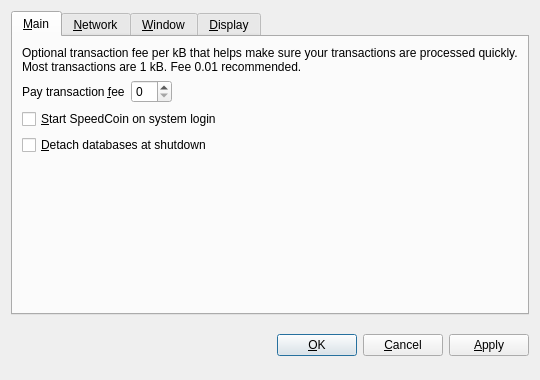
<?xml version="1.0" encoding="UTF-8"?>
<ui version="4.0">
 <class>OptionsDialog</class>
 <widget class="QDialog" name="OptionsDialog">
  <property name="geometry">
   <rect>
    <x>0</x>
    <y>0</y>
    <width>540</width>
    <height>380</height>
   </rect>
  </property>
  <property name="windowTitle">
   <string>Options</string>
  </property>
  <property name="modal">
   <bool>true</bool>
  </property>
  <layout class="QVBoxLayout" name="verticalLayout">
   <item>
    <widget class="QTabWidget" name="tabWidget">
     <property name="tabPosition">
      <enum>QTabWidget::North</enum>
     </property>
     <property name="currentIndex">
      <number>0</number>
     </property>
     <widget class="QWidget" name="tabMain">
      <attribute name="title">
       <string>&amp;Main</string>
      </attribute>
      <layout class="QVBoxLayout" name="verticalLayout_Main">
       <item>
        <widget class="QLabel" name="transactionFeeInfoLabel">
         <property name="text">
          <string>Optional transaction fee per kB that helps make sure your transactions are processed quickly. Most transactions are 1 kB. Fee 0.01 recommended.</string>
         </property>
         <property name="textFormat">
          <enum>Qt::PlainText</enum>
         </property>
         <property name="wordWrap">
          <bool>true</bool>
         </property>
        </widget>
       </item>
       <item>
        <layout class="QHBoxLayout" name="horizontalLayout_Main">
         <item>
          <widget class="QLabel" name="transactionFeeLabel">
           <property name="text">
            <string>Pay transaction &amp;fee</string>
           </property>
           <property name="textFormat">
            <enum>Qt::PlainText</enum>
           </property>
           <property name="buddy">
            <cstring>transactionFee</cstring>
           </property>
          </widget>
         </item>
         <item>
          <widget class="BitcoinAmountField" name="transactionFee"/>
         </item>
         <item>
          <spacer name="horizontalSpacer_Main">
           <property name="orientation">
            <enum>Qt::Horizontal</enum>
           </property>
           <property name="sizeHint" stdset="0">
            <size>
             <width>40</width>
             <height>20</height>
            </size>
           </property>
          </spacer>
         </item>
        </layout>
       </item>
       <item>
        <widget class="QCheckBox" name="bitcoinAtStartup">
         <property name="toolTip">
          <string>Automatically start SpeedCoin after logging in to the system.</string>
         </property>
         <property name="text">
          <string>&amp;Start SpeedCoin on system login</string>
         </property>
        </widget>
       </item>
       <item>
        <widget class="QCheckBox" name="detachDatabases">
         <property name="toolTip">
          <string>Detach block and address databases at shutdown. This means they can be moved to another data directory, but it slows down shutdown. The wallet is always detached.</string>
         </property>
         <property name="text">
          <string>&amp;Detach databases at shutdown</string>
         </property>
        </widget>
       </item>
       <item>
        <spacer name="verticalSpacer_Main">
         <property name="orientation">
          <enum>Qt::Vertical</enum>
         </property>
         <property name="sizeHint" stdset="0">
          <size>
           <width>20</width>
           <height>40</height>
          </size>
         </property>
        </spacer>
       </item>
      </layout>
     </widget>
     <widget class="QWidget" name="tabNetwork">
      <attribute name="title">
       <string>&amp;Network</string>
      </attribute>
      <layout class="QVBoxLayout" name="verticalLayout_Network">
       <item>
        <widget class="QCheckBox" name="mapPortUpnp">
         <property name="toolTip">
          <string>Automatically open the SpeedCoin client port on the router. This only works when your router supports UPnP and it is enabled.</string>
         </property>
         <property name="text">
          <string>Map port using &amp;UPnP</string>
         </property>
        </widget>
       </item>
       <item>
        <widget class="QCheckBox" name="connectSocks">
         <property name="toolTip">
          <string>Connect to the SpeedCoin network through a SOCKS proxy (e.g. when connecting through Tor).</string>
         </property>
         <property name="text">
          <string>&amp;Connect through SOCKS proxy:</string>
         </property>
        </widget>
       </item>
       <item>
        <layout class="QHBoxLayout" name="horizontalLayout_Network">
         <item>
          <widget class="QLabel" name="proxyIpLabel">
           <property name="text">
            <string>Proxy &amp;IP:</string>
           </property>
           <property name="textFormat">
            <enum>Qt::PlainText</enum>
           </property>
           <property name="buddy">
            <cstring>proxyIp</cstring>
           </property>
          </widget>
         </item>
         <item>
          <widget class="QValidatedLineEdit" name="proxyIp">
           <property name="maximumSize">
            <size>
             <width>140</width>
             <height>16777215</height>
            </size>
           </property>
           <property name="toolTip">
            <string>IP address of the proxy (e.g. 127.0.0.1)</string>
           </property>
          </widget>
         </item>
         <item>
          <widget class="QLabel" name="proxyPortLabel">
           <property name="text">
            <string>&amp;Port:</string>
           </property>
           <property name="textFormat">
            <enum>Qt::PlainText</enum>
           </property>
           <property name="buddy">
            <cstring>proxyPort</cstring>
           </property>
          </widget>
         </item>
         <item>
          <widget class="QLineEdit" name="proxyPort">
           <property name="maximumSize">
            <size>
             <width>55</width>
             <height>16777215</height>
            </size>
           </property>
           <property name="toolTip">
            <string>Port of the proxy (e.g. 9050)</string>
           </property>
          </widget>
         </item>
         <item>
          <widget class="QLabel" name="socksVersionLabel">
           <property name="text">
            <string>SOCKS &amp;Version:</string>
           </property>
           <property name="textFormat">
            <enum>Qt::PlainText</enum>
           </property>
           <property name="buddy">
            <cstring>socksVersion</cstring>
           </property>
          </widget>
         </item>
         <item>
          <widget class="QValueComboBox" name="socksVersion">
           <property name="toolTip">
            <string>SOCKS version of the proxy (e.g. 5)</string>
           </property>
          </widget>
         </item>
         <item>
          <spacer name="horizontalSpacer_Network">
           <property name="orientation">
            <enum>Qt::Horizontal</enum>
           </property>
           <property name="sizeHint" stdset="0">
            <size>
             <width>40</width>
             <height>20</height>
            </size>
           </property>
          </spacer>
         </item>
        </layout>
       </item>
       <item>
        <spacer name="verticalSpacer_Network">
         <property name="orientation">
          <enum>Qt::Vertical</enum>
         </property>
         <property name="sizeHint" stdset="0">
          <size>
           <width>20</width>
           <height>40</height>
          </size>
         </property>
        </spacer>
       </item>
      </layout>
     </widget>
     <widget class="QWidget" name="tabWindow">
      <attribute name="title">
       <string>&amp;Window</string>
      </attribute>
      <layout class="QVBoxLayout" name="verticalLayout_Window">
       <item>
        <widget class="QCheckBox" name="minimizeToTray">
         <property name="toolTip">
          <string>Show only a tray icon after minimizing the window.</string>
         </property>
         <property name="text">
          <string>&amp;Minimize to the tray instead of the taskbar</string>
         </property>
        </widget>
       </item>
       <item>
        <widget class="QCheckBox" name="minimizeOnClose">
         <property name="toolTip">
          <string>Minimize instead of exit the application when the window is closed. When this option is enabled, the application will be closed only after selecting Quit in the menu.</string>
         </property>
         <property name="text">
          <string>M&amp;inimize on close</string>
         </property>
        </widget>
       </item>
       <item>
        <spacer name="verticalSpacer_Window">
         <property name="orientation">
          <enum>Qt::Vertical</enum>
         </property>
         <property name="sizeHint" stdset="0">
          <size>
           <width>20</width>
           <height>40</height>
          </size>
         </property>
        </spacer>
       </item>
      </layout>
     </widget>
     <widget class="QWidget" name="tabDisplay">
      <attribute name="title">
       <string>&amp;Display</string>
      </attribute>
      <layout class="QVBoxLayout" name="verticalLayout_Display">
       <item>
        <layout class="QHBoxLayout" name="horizontalLayout_1_Display">
         <item>
          <widget class="QLabel" name="langLabel">
           <property name="text">
            <string>User Interface &amp;language:</string>
           </property>
           <property name="textFormat">
            <enum>Qt::PlainText</enum>
           </property>
           <property name="buddy">
            <cstring>lang</cstring>
           </property>
          </widget>
         </item>
         <item>
          <widget class="QValueComboBox" name="lang">
           <property name="toolTip">
            <string>The user interface language can be set here. This setting will take effect after restarting SpeedCoin.</string>
           </property>
          </widget>
         </item>
        </layout>
       </item>
       <item>
        <layout class="QHBoxLayout" name="horizontalLayout_2_Display">
         <item>
          <widget class="QLabel" name="unitLabel">
           <property name="text">
            <string>&amp;Unit to show amounts in:</string>
           </property>
           <property name="textFormat">
            <enum>Qt::PlainText</enum>
           </property>
           <property name="buddy">
            <cstring>unit</cstring>
           </property>
          </widget>
         </item>
         <item>
          <widget class="QValueComboBox" name="unit">
           <property name="toolTip">
            <string>Choose the default subdivision unit to show in the interface and when sending coins.</string>
           </property>
          </widget>
         </item>
        </layout>
       </item>
       <item>
        <widget class="QCheckBox" name="displayAddresses">
         <property name="toolTip">
          <string>Whether to show SpeedCoin addresses in the transaction list.</string>
         </property>
         <property name="text">
          <string>&amp;Display addresses in transaction list</string>
         </property>
        </widget>
       </item>
       <item>
        <widget class="QCheckBox" name="coinControlFeatures">
         <property name="toolTip">
          <string>Whether to show coin control features or not.</string>
         </property>
         <property name="text">
          <string>Display coin &amp;control features (experts only!)</string>
         </property>
        </widget>
       </item>
       <item>
        <spacer name="verticalSpacer_Display">
         <property name="orientation">
          <enum>Qt::Vertical</enum>
         </property>
         <property name="sizeHint" stdset="0">
          <size>
           <width>20</width>
           <height>40</height>
          </size>
         </property>
        </spacer>
       </item>
      </layout>
     </widget>
    </widget>
   </item>
   <item>
    <layout class="QHBoxLayout" name="horizontalLayout_Buttons">
     <item>
      <spacer name="horizontalSpacer_1">
       <property name="orientation">
        <enum>Qt::Horizontal</enum>
       </property>
       <property name="sizeHint" stdset="0">
        <size>
         <width>40</width>
         <height>48</height>
        </size>
       </property>
      </spacer>
     </item>
     <item>
      <widget class="QLabel" name="statusLabel">
       <property name="font">
        <font>
         <weight>75</weight>
         <bold>true</bold>
        </font>
       </property>
       <property name="text">
        <string/>
       </property>
       <property name="textFormat">
        <enum>Qt::PlainText</enum>
       </property>
       <property name="wordWrap">
        <bool>true</bool>
       </property>
      </widget>
     </item>
     <item>
      <spacer name="horizontalSpacer_2">
       <property name="orientation">
        <enum>Qt::Horizontal</enum>
       </property>
       <property name="sizeHint" stdset="0">
        <size>
         <width>40</width>
         <height>48</height>
        </size>
       </property>
      </spacer>
     </item>
     <item>
      <widget class="QPushButton" name="okButton">
       <property name="text">
        <string>&amp;OK</string>
       </property>
      </widget>
     </item>
     <item>
      <widget class="QPushButton" name="cancelButton">
       <property name="text">
        <string>&amp;Cancel</string>
       </property>
       <property name="autoDefault">
        <bool>false</bool>
       </property>
      </widget>
     </item>
     <item>
      <widget class="QPushButton" name="applyButton">
       <property name="text">
        <string>&amp;Apply</string>
       </property>
       <property name="autoDefault">
        <bool>false</bool>
       </property>
      </widget>
     </item>
    </layout>
   </item>
  </layout>
 </widget>
 <customwidgets>
  <customwidget>
   <class>BitcoinAmountField</class>
   <extends>QSpinBox</extends>
   <header>bitcoinamountfield.h</header>
  </customwidget>
  <customwidget>
   <class>QValueComboBox</class>
   <extends>QComboBox</extends>
   <header>qvaluecombobox.h</header>
  </customwidget>
  <customwidget>
   <class>QValidatedLineEdit</class>
   <extends>QLineEdit</extends>
   <header>qvalidatedlineedit.h</header>
  </customwidget>
 </customwidgets>
 <resources/>
 <connections/>
</ui>
